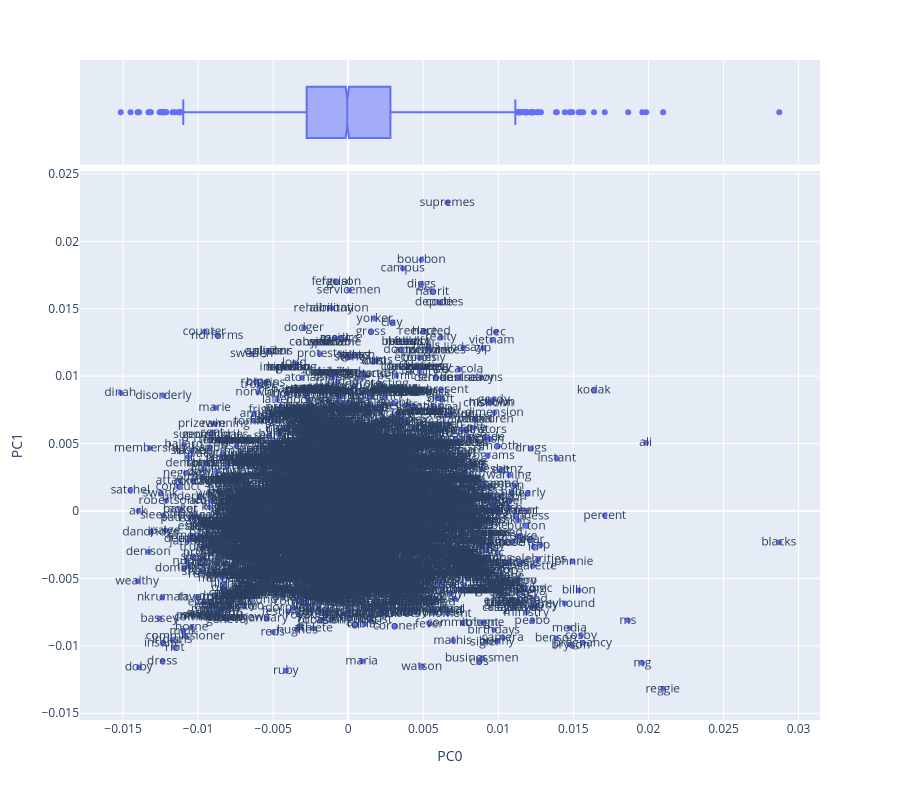

Source (notebook cell):
### Code cell
vis_loadings(COMPS, 0, 1)

### Figure 1 — Plotly figure (JSON) as saved in the notebook; plotly's stock layout.template omitted (floating-point values rounded to 4 significant figures; data arrays with more than 128 entries replaced by an {"elided": "..."} marker saying what was removed)
{"data": [{"hovertemplate": "PC0=%{x}<br>PC1=%{y}<br>term_str=%{text}<extra></extra>", "legendgroup": "", "marker": {"color": "#636efa", "symbol": "circle"}, "mode": "markers+text", "name": "", "showlegend": false, "text": {"elided": "6023 str values"}, "type": "scattergl", "x": {"elided": "6023 float values"}, "xaxis": "x", "y": {"elided": "6023 float values"}, "yaxis": "y"}, {"alignmentgroup": "True", "hovertemplate": "PC0=%{x}<extra></extra>", "legendgroup": "", "marker": {"color": "#636efa", "symbol": "circle"}, "name": "", "notched": true, "offsetgroup": "", "showlegend": false, "type": "box", "x": {"elided": "6023 float values"}, "xaxis": "x2", "yaxis": "y2"}], "layout": {"height": 800, "legend": {"tracegroupgap": 0}, "margin": {"t": 60}, "xaxis": {"anchor": "y", "domain": [0, 1], "title": {"text": "PC0"}}, "xaxis2": {"anchor": "y2", "domain": [0, 1], "matches": "x", "showgrid": true, "showticklabels": false}, "yaxis": {"anchor": "x", "domain": [0, 0.8316], "title": {"text": "PC1"}}, "yaxis2": {"anchor": "x2", "domain": [0.8416, 1], "matches": "y2", "showgrid": false, "showline": false, "showticklabels": false, "ticks": ""}}}
